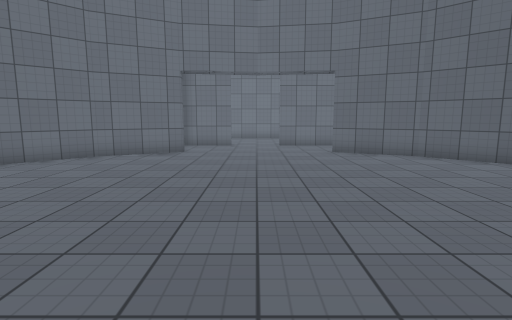
view 1 (above)

14 first-person views from a walk through a Unity game level. The camera is 1.4 m above the floor, tilts 8° down and sees 80° across. The floor is counted in squares, 1 m on a side. Each view is taken from the middle of a square. On the plan, view 1 faces up. The plan holds only what a view shows up to about 14 squares ahead; the rest is blank. The place goes on beyond the plan. The player is left out. Some surface patterns are stand-ins.

view 2
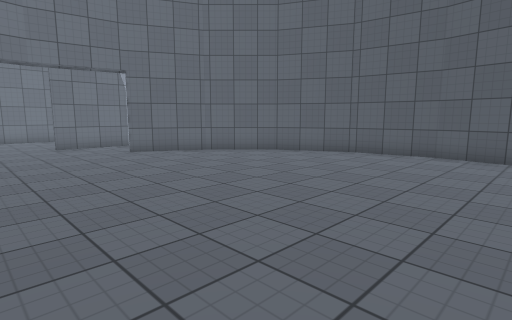

view 3
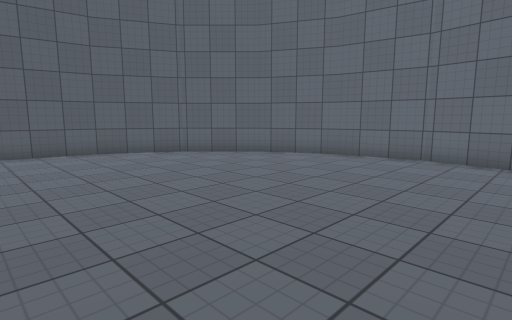

view 4
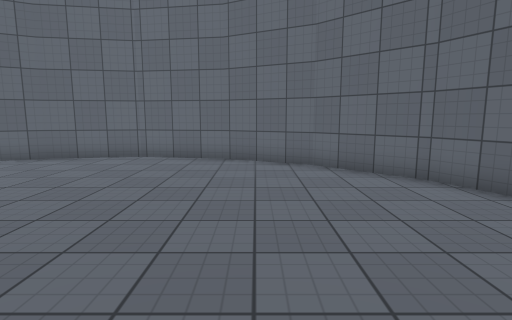

view 5
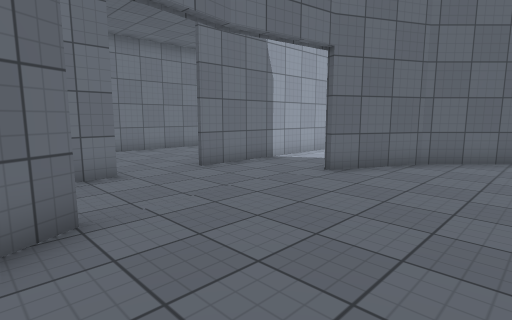

view 6
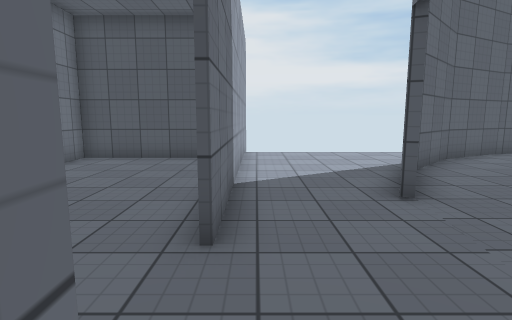

view 7
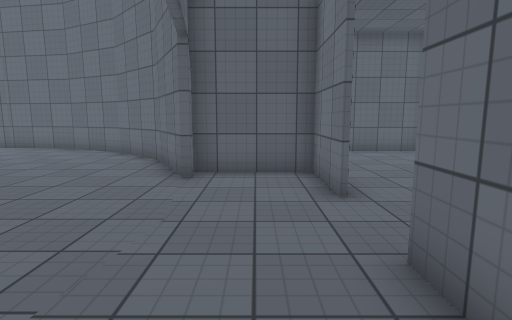

view 8
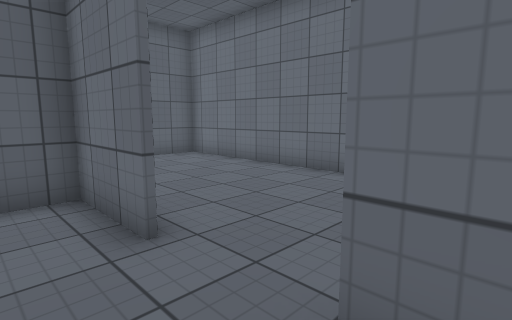

view 9
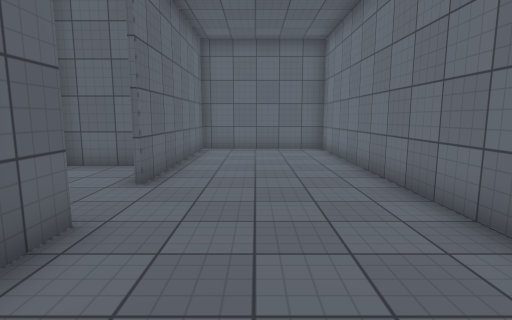

view 10
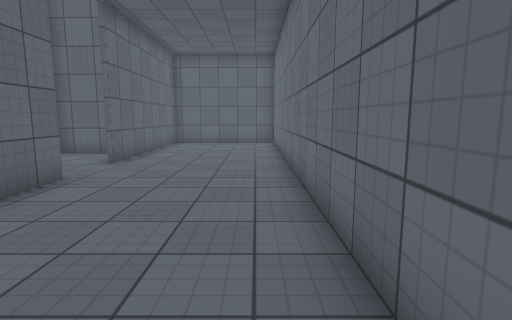

view 11
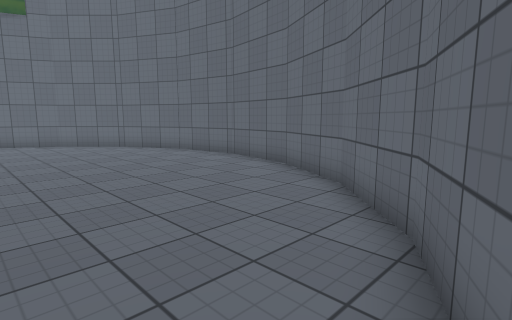

view 12
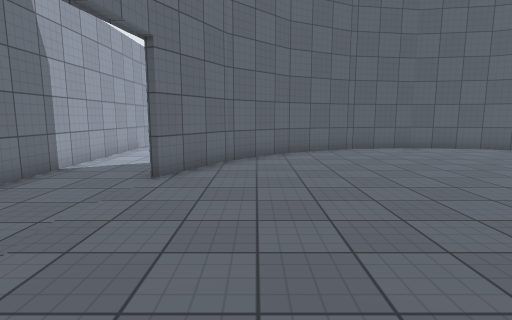

view 13
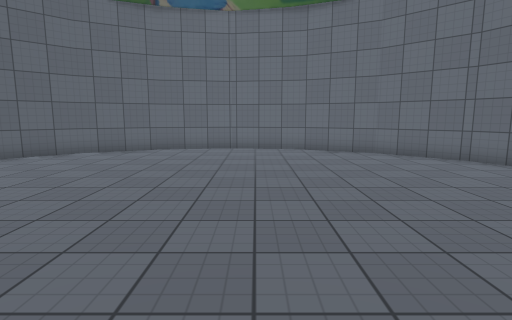

view 14
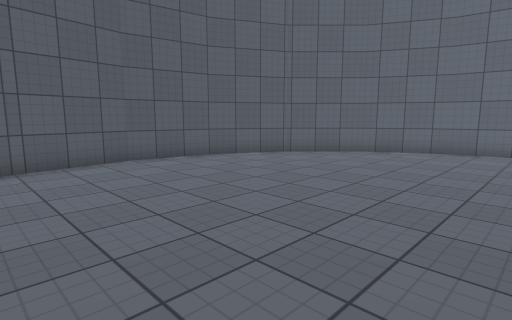

### Floor plan
Points are (right, up) in squares from view 1. A wall is a line through its corners. A room is listed if a view was taken in it or the views show most of it. See-through windows are left out.
Room 1 (views 1, 2, 3, 4, 5, 6, 7, 8, 9, 10, 11, 12, 13, 14)
walls: (-2.9, 12.3) (-5.7, 10.9) (-7.8, 8.7) (-9.2, 6) (-9.7, 3) (-9.2, 0) (-7.8, -2.7) (-5.7, -4.9) (-2.9, -6.3) (0.1, -6.8) (3.1, -6.3) (5.8, -4.9) (8, -2.7) (9.4, 0) (9.8, 3) (9.3, 6) (8, 8.7) (5.8, 10.9) (3, 12.3); (1.1, 15.6) (3, 15.6); (-1.1, 15.5) (-3.7, 15.5) (-3.7, 12.4); (8.5, 17) (8.5, 21) (-8.6, 21) (-8.6, 15.6) (-1.2, 15.6); (10.4, 15.5) (1.1, 15.5)

Where each view was taken, in squares from view 1:
view 1: 0 up, 0 right, facing up
view 2: 0 up, 2 left, facing up-right
view 3: 4 up, 3 left, facing down-right
view 4: 4 up, 4 left, facing down
view 5: 8 up, 4 left, facing up-right
view 6: 15 up, 2 left, facing right
view 7: 14 up, 4 right, facing left
view 8: 14 up, 2 right, facing up-left
view 9: 18 up, 5 right, facing left
view 10: 20 up, 8 right, facing left
view 11: 12 up, 2 left, facing down-left
view 12: 10 up, 4 left, facing right
view 13: 7 up, 1 left, facing down
view 14: 7 up, 0 right, facing down-right
